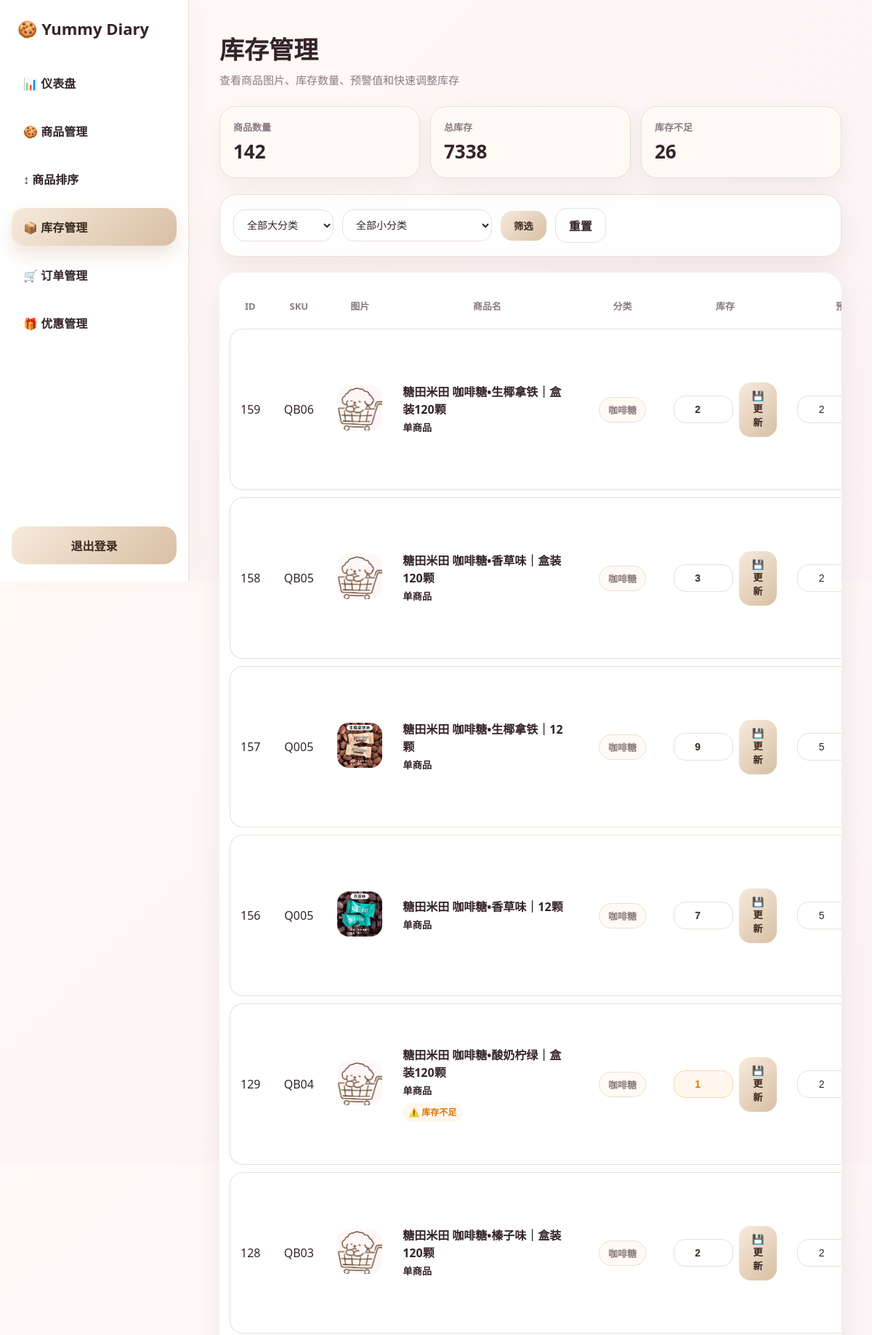
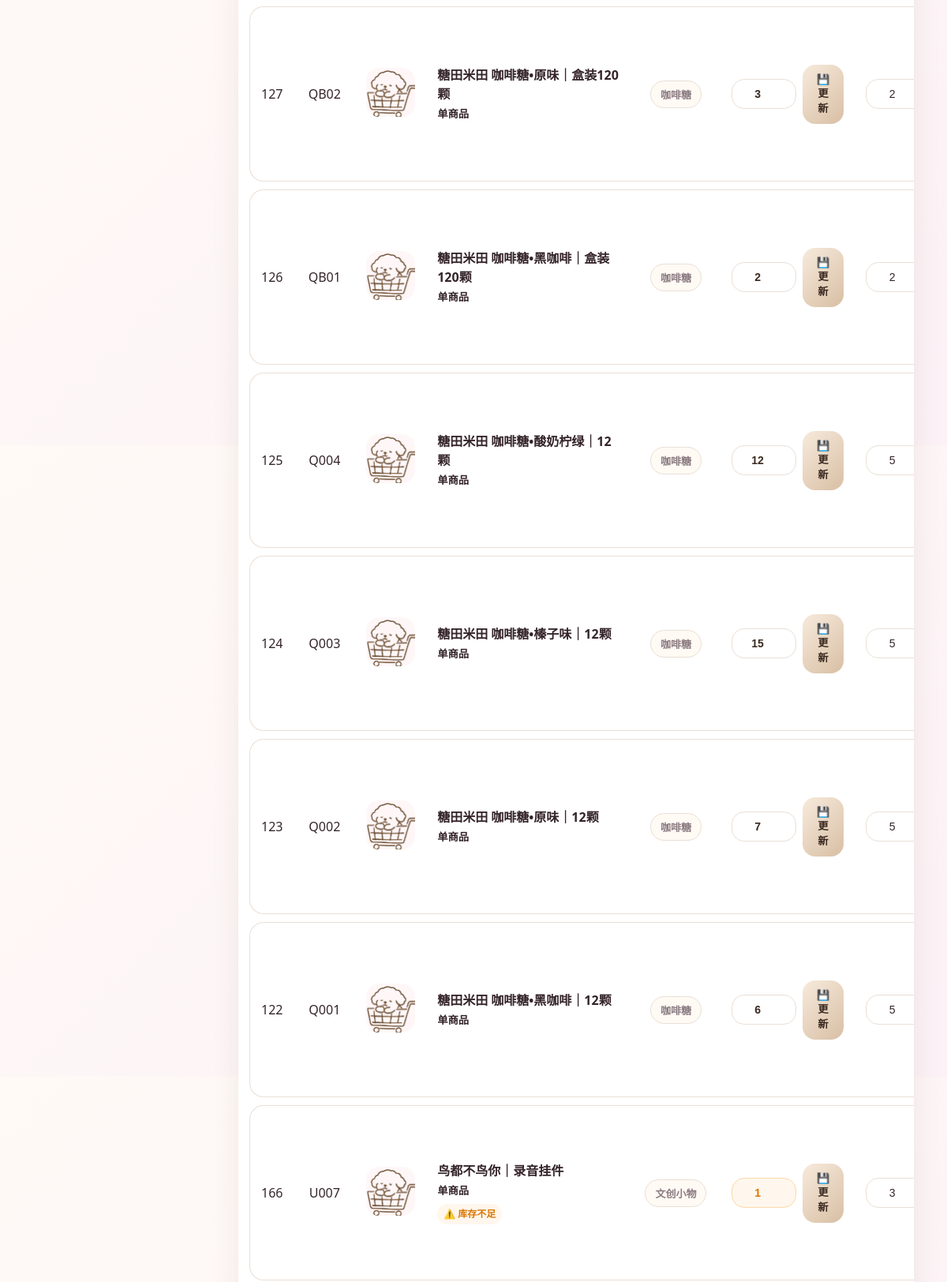
Screenshot of /backend/inventory.php (signed in, upper part) with the database file from the repository (2 pictures, top to bottom).
### tables this page shows
CREATE TABLE `products` (
  `id` int(11) NOT NULL,
  `sku` varchar(50) DEFAULT NULL,
  `name` varchar(100) NOT NULL,
  `description` text DEFAULT NULL,
  `price` decimal(10,2) NOT NULL,
  `stock` int(11) DEFAULT 0,
  `image` varchar(255) DEFAULT NULL,
  `created_at` timestamp NULL DEFAULT current_timestamp(),
  `category` varchar(50) DEFAULT 'other',
  `image_url` varchar(255) DEFAULT NULL,
  `old_category` varchar(50) DEFAULT NULL,
  `pinyin` varchar(255) DEFAULT NULL,
  `sort_order` int(11) NOT NULL DEFAULT 0,
  `warning_level` int(11) DEFAULT 5,
  `is_hot` tinyint(1) DEFAULT 0,
  `hot_order` int(11) DEFAULT 0
);

### backend/inventory.php (the view, shortened to what this page needs)
<?php
require __DIR__ . '/../config.php';
$stmt = $pdo->query("SELECT
    g.group_key,
    g.label AS group_label,
    c.category_key,
    c.name AS category_name
  FROM category_groups g
  JOIN product_categories c ON c.group_id = g.id
  WHERE g.status = 1 AND c.status = 1
  ORDER BY g.sort_order ASC, c.sort_order ASC");
$flatCategories = [];
while ($row = $stmt->fetch(PDO::FETCH_ASSOC)) {
    $flatCategories[$row['category_key']] = $row['category_name'];
}
$selectedGroup = $_GET['group'] ?? '';
$selectedCat = $_GET['cat'] ?? '';
if ($selectedCat !== '') {
    $stmt = $pdo->prepare("SELECT id, sku, name, image_url, stock, warning_level, category, product_type FROM products WHERE category=? AND parent_product_id IS NULL ORDER BY id DESC");
    $stmt->execute([$selectedCat]);
} else {
    $stmt = $pdo->query("SELECT id, sku, name, image_url, stock, warning_level, category, product_type FROM products WHERE parent_product_id IS NULL ORDER BY category ASC, id DESC");
}
$products = $stmt->fetchAll(PDO::FETCH_ASSOC);
$variantsByProduct = [];
?>
<!DOCTYPE html>
<html lang="zh-CN">
<head>
<link rel="stylesheet" href="/yummy-diary/backend/css/admin_layout.css">
</head>
<body>
<?php include __DIR__ . '/includes/sidebar.php'; ?>
<main>
  <section class="page-header">
    <div class="page-title">
      <h2>库存管理</h2>
      <p>查看商品图片、库存数量、预警值和快速调整库存</p>
    </div>
  </section>
  <?php
    $totalProducts = count($products);
    $lowStockCount = 0;
    $totalStock = 0;
    foreach ($products as $item) {
        if (($item['product_type'] ?? 'single') === 'grouped') {
            foreach ($variantsByProduct[(int)$item['id']] ?? [] as $variant) {
                $totalStock += (int)$variant['stock'];
                if ((int)$variant['stock'] < (int)$variant['warning_level']) $lowStockCount++;
            }
        } else {
            $totalStock += (int)$item['stock'];
            if ((int)$item['stock'] < (int)$item['warning_level']) $lowStockCount++;
        }
    }
  ?>
  <section class="inventory-summary">
    <div class="summary-card">
      <span>商品数量</span>
      <strong><?= $totalProducts ?></strong>
    </div>
    <div class="summary-card">
      <span>总库存</span>
      <strong><?= $totalStock ?></strong>
    </div>
    <div class="summary-card">
      <span>库存不足</span>
      <strong><?= $lowStockCount ?></strong>
    </div>
  </section>
  <form class="category-filter" method="get">
    <select id="groupSelect" name="group">
      <option value="">全部大分类</option>
    </select>
    <select id="catSelect" name="cat">
      <option value="">全部小分类</option>
    </select>
    <button type="submit" class="btn btn-edit">筛选</button>
    <a href="inventory.php" class="btn btn-move">重置</a>
  </form>
  <div class="table-wrapper">
    <table class="inventory-table">
      <tr>
        <th>ID</th>
        <th>SKU</th>
        <th>图片</th>
        <th>商品名</th>
        <th>分类</th>
        <th>库存</th>
        <th>预警值</th>
      </tr>
      <?php foreach($products as $p): ?>
        <?php
          $isGrouped = ($p['product_type'] ?? 'single') === 'grouped';
          $isLow = !$isGrouped && (int)$p['stock'] < (int)$p['warning_level'];
          $displayStock = $isGrouped ? array_sum(array_column($variantsByProduct[(int)$p['id']] ?? [], 'stock')) : (int)$p['stock'];
        ?>
        <tr class="<?= $isGrouped ? 'grouped-parent-row' : '' ?>">
          <td><?= $p['id'] ?></td>
          <td><?= htmlspecialchars($p['sku']) ?></td>
          <td>
            <?php if(!empty($p['image_url'])): ?>
              <img src="/yummy-diary/<?= htmlspecialchars($p['image_url']) ?>"
                   onerror="this.onerror=null;this.src='/yummy-diary/images/soldout.png';"
                   class="thumb">
            <?php else: ?>
              <span class="empty-image">No Image</span>
            <?php endif; ?>
          </td>
          <td class="inventory-name">
            <?= htmlspecialchars($p['name']) ?>
            <br><small><strong><?= $isGrouped ? '分类商品' : '单商品' ?></strong></small>
            <?php if($isLow): ?>
              <br>
              <span class="low-badge">⚠️ 库存不足</span>
            <?php endif; ?>
          </td>
          <td>
            <span class="inventory-category">
              <?= isset($p['category'], $flatCategories[$p['category']])
                  ? htmlspecialchars($flatCategories[$p['category']])
                  : '未分类' ?>
            </span>
          </td>
          <td>
            <?php if(!$isGrouped): ?><form method="post" class="stock-form">
              <input type="number"
                     name="stock"
                     value="<?= $displayStock ?>"
                     <?= $isGrouped ? 'disabled' : '' ?>
                     class="<?= $isLow ? 'stock-low' : 'stock-ok' ?>">
              <button type="submit" class="btn btn-edit" <?= $isGrouped ? 'disabled' : '' ?>>💾 更新</button>
            </form><?php else: ?><span class="inventory-category">由分类项目管理</span><?php endif; ?>
          </td>
          <td>
            <form method="post" class="stock-form">
              <input type="number"
                     name="warning_level"
                     value="<?= $p['warning_level'] ?>">
            </form>
          </td>
        </tr>
      <?php endforeach; ?>
    </table>
  </div>
</main>
</body>
</html>

### backend/includes/sidebar.php (shortened to what this page needs)
<link rel="stylesheet" href="/yummy-diary/backend/css/admin_layout.css?v=20260612-4">
<div class="sidebar">
    <h2>🍪 Yummy Diary</h2>
    <a href="dashboard.php" class="<?= basename($_SERVER['PHP_SELF']) === 'dashboard.php' ? 'active' : '' ?>">📊 仪表盘</a>
    <a href="products.php" class="<?= basename($_SERVER['PHP_SELF']) === 'products.php' ? 'active' : '' ?>">🍪 商品管理</a>
    <a href="product_sort.php" class="<?= basename($_SERVER['PHP_SELF']) === 'product_sort.php' ? 'active' : '' ?>">↕ 商品排序</a>
    <a href="inventory.php" class="<?= basename($_SERVER['PHP_SELF']) === 'inventory.php' ? 'active' : '' ?>">📦 库存管理</a>
    <a href="orders.php" class="<?= basename($_SERVER['PHP_SELF']) === 'orders.php' ? 'active' : '' ?>">🛒 订单管理</a>
    <a href="promotions.php" class="<?= basename($_SERVER['PHP_SELF']) === 'promotions.php' ? 'active' : '' ?>">🎁 优惠管理</a>
    <div class="logout">
        <a href="logout.php">退出登录</a>
    </div>
</div>

### backend/css/admin_layout.css (style rules this page uses)
:root { --bg:#fbf7f3; --card:#ffffff; --cream:#f6efe7; --cream-dark:#e8d8c8; --cream-deep:#c8aa8c; --cream-soft:#fffaf4; --cream-border:#eadccd; --text:#34242a; --muted:#8b7b82; --line:#eadfd6; --shadow:0 14px 35px rgba(120,90,60,.10); --radius:24px; }
* { box-sizing:border-box; }
body { margin:0; font-family:"Segoe UI",Arial,sans-serif; background:linear-gradient(135deg,#fffaf6 0%,#fbf1f6 100%); color:var(--text); }
.sidebar { width:260px; height:100vh; position:fixed; left:0; top:0; background:rgba(255,255,255,.92); border-right:1px solid var(--line); padding:24px 16px; display:flex; flex-direction:column; gap:14px; box-shadow:8px 0 30px rgba(80,50,40,.04); }
.sidebar h2 { margin:0 0 20px; padding:0 8px; font-size:22px; color:var(--text); }
.sidebar a { display:flex; align-items:center; gap:10px; padding:14px 16px; color:var(--text); text-decoration:none; border-radius:18px; font-weight:600; transition:.2s; }
.sidebar a.active { background:linear-gradient(135deg,#f7eadc,#d8bfa4); color:#3a2a20; box-shadow:0 12px 25px rgba(190,150,110,.25); }
.logout { margin-top:auto; }
.logout a { justify-content:center; background:linear-gradient(135deg,#f7eadc,#d8bfa4); color:#3a2a20; }
main { margin-left:260px; padding:42px; min-height:100vh; }
.page-header { display:flex; justify-content:space-between; align-items:center; margin-bottom:26px; }
.page-title h2 { margin:0; font-size:34px; color:var(--text); }
.page-title p { margin:8px 0 0; color:var(--muted); font-size:15px; }
.admin-filter, .category-filter, form[method="get"] { background:rgba(255,255,255,.9); border:1px solid var(--line); border-radius:24px; padding:18px; display:flex; flex-wrap:wrap; gap:12px; align-items:center; box-shadow:var(--shadow); margin-bottom:22px; }
input, select, textarea { border:1px solid var(--line); background:#fff; border-radius:16px; padding:12px 14px; font-size:14px; outline:none; color:var(--text); }
.btn, button, .btn-update, .btn-edit { border:none; border-radius:16px; padding:11px 18px; background:linear-gradient(135deg,#f7eadc,#d8bfa4); color:#3a2a20; font-weight:700; cursor:pointer; text-decoration:none; display:inline-flex; align-items:center; justify-content:center; gap:6px; transition:.2s; }
.btn-move, .btn-reset { background:#fff; color:var(--text); border:1px solid var(--line); }
.table-wrapper { background:#fff; border-radius:24px; padding:14px; box-shadow:var(--shadow); overflow:auto; }
table { width:100%; border-collapse:separate; border-spacing:0 10px; background:transparent; }
th { color:var(--muted); font-size:13px; text-align:center; padding:12px; border:none; }
td { background:#fff; border-top:1px solid var(--line); border-bottom:1px solid var(--line); padding:14px; text-align:center; }
td:first-child { border-left:1px solid var(--line); border-radius:18px 0 0 18px; }
.thumb { width:62px; height:62px; object-fit:cover; border-radius:16px; background:#fff7f7; }

### backend/inventory.php (style rules this page uses)
.inventory-summary { display:grid; grid-template-columns:repeat(auto-fit,minmax(180px,1fr)); gap:14px; margin-bottom:22px; }
.summary-card { background:#fffaf4; border:1px solid var(--line); border-radius:22px; padding:18px; box-shadow:0 10px 28px rgba(120,90,60,.08); }
.summary-card span { display:block; color:var(--muted); font-size:13px; font-weight:700; margin-bottom:6px; }
.summary-card strong { font-size:26px; color:var(--text); }
.inventory-table td { vertical-align:middle; }
.inventory-name { text-align:left; font-weight:700; line-height:1.5; min-width:260px; }
.inventory-category { display:inline-flex; align-items:center; justify-content:center; padding:7px 12px; border-radius:999px; background:#fffaf4; border:1px solid var(--line); color:var(--muted); font-weight:700; font-size:13px; white-space:nowrap; }
.stock-form { display:flex; justify-content:center; gap:8px; align-items:center; }
.stock-form input { width:82px; text-align:center; padding:10px 8px; }
.stock-low { color:#d97706; font-weight:800; background:#fff7ed; border-color:#fed7aa; }
.stock-ok { color:#3b2a20; font-weight:800; }
.low-badge { display:inline-flex; margin-top:6px; padding:4px 8px; border-radius:999px; background:#fff7ed; color:#d97706; font-size:12px; font-weight:800; }

### rows the page displays
products: id "159", sku "QB06", name "糖田米田 咖啡糖•生椰拿铁｜盒装120颗", product_type "单商品", category "咖啡糖", stock "2", warning_level "2"
products: id "158", sku "QB05", name "糖田米田 咖啡糖•香草味｜盒装120颗", product_type "单商品", category "咖啡糖", stock "3", warning_level "2"
products: id "157", sku "Q005", image_url (picture), name "糖田米田 咖啡糖•生椰拿铁｜12颗", product_type "单商品", category "咖啡糖", stock "9", warning_level "5"
products: id "156", sku "Q005", image_url (picture), name "糖田米田 咖啡糖•香草味｜12颗", product_type "单商品", category "咖啡糖", stock "7", warning_level "5"
products: id "129", sku "QB04", name "糖田米田 咖啡糖•酸奶柠绿｜盒装120颗", product_type "单商品", category "咖啡糖", stock "1", warning_level "2"
products: id "128", sku "QB03", name "糖田米田 咖啡糖•榛子味｜盒装120颗", product_type "单商品", category "咖啡糖", stock "2", warning_level "2"
products: id "127", sku "QB02", name "糖田米田 咖啡糖•原味｜盒装120颗", product_type "单商品", category "咖啡糖", stock "3", warning_level "2"
products: id "126", sku "QB01", name "糖田米田 咖啡糖•黑咖啡｜盒装120颗", product_type "单商品", category "咖啡糖", stock "2", warning_level "2"
products: id "125", sku "Q004", name "糖田米田 咖啡糖•酸奶柠绿｜12颗", product_type "单商品", category "咖啡糖", stock "12", warning_level "5"
products: id "124", sku "Q003", name "糖田米田 咖啡糖•榛子味｜12颗", product_type "单商品", category "咖啡糖", stock "15", warning_level "5"
products: id "123", sku "Q002", name "糖田米田 咖啡糖•原味｜12颗", product_type "单商品", category "咖啡糖", stock "7", warning_level "5"
products: id "122", sku "Q001", name "糖田米田 咖啡糖•黑咖啡｜12颗", product_type "单商品", category "咖啡糖", stock "6", warning_level "5"
products: id "166", sku "U007", name "鸟都不鸟你｜录音挂件", product_type "单商品", category "文创小物", stock "1", warning_level "3"

### other values shown
$totalProducts "142"
$totalStock "7338"
$lowStockCount "26"
